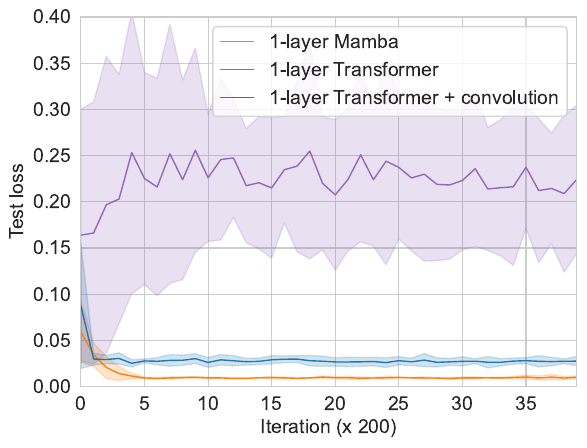

Here is the Python script that generated this plot:
#%%
import wandb
import pandas as pd
import seaborn as sns
from matplotlib import pyplot as plt
import numpy as np

api = wandb.Api()

def moving_average(a, n=3):
	t = np.floor(n/2).astype(int)
	b = np.zeros(a.shape)
	for i in range(b.shape[-1]):
		b[i] = np.mean(a[max(0, i-t):min(i+t+1, a.shape[-1])])
	
	return b

df_t1 = []
loss_t1 = []
for run in api.runs("mamba-markov/markov-LLM-test-seq-new"):
    try:
        df_t1.append(run.history(samples=25000))
    except:
        pass

df_t2 = []
loss_t2 = []
for run in api.runs("mamba-markov/markov-LLM-conv-test-seq"):
    try:
        df_t2.append(run.history(samples=25000))
    except:
        pass

df_m = []
loss_m = []
for run in api.runs("mamba-markov/markov-mamba-test-seq"):
    try:
        df_m.append(run.history(samples=25000))
    except:
        pass

#
for h in df_t1:
    loss = h["val/loss_gap"].values[:]
    loss = loss[~np.isnan(loss)]
    #est = moving_average(est, n=50)
    loss_t1.append(loss)
    
loss_t1 = np.stack(loss_t1)
loss_t1_mean = np.nanmean(loss_t1, axis=0)
loss_t1_std = np.nanstd(loss_t1, axis=0)

for h in df_t2:
    loss = h["val/loss-gap"].values[:]
    loss = loss[~np.isnan(loss)]
    loss = loss[::2]
    #est = moving_average(est, n=50)
    loss_t2.append(loss)
    
loss_t2 = np.stack(loss_t2)
loss_t2_mean = np.nanmean(loss_t2, axis=0)
loss_t2_std = np.nanstd(loss_t2, axis=0)

for h in df_m:
    loss = h["val/loss_gap"].values[:]
    loss = loss[~np.isnan(loss)]
    #est = moving_average(est, n=50)
    loss_m.append(loss)
    
loss_m = np.stack(loss_m)
loss_m_mean = np.nanmean(loss_m, axis=0)
loss_m_std = np.nanstd(loss_m, axis=0)

#
sns.set_style("whitegrid")

fig, ax = plt.subplots()
ax.plot(loss_m_mean, color="tab:orange", label="1-layer Mamba", linewidth=1)
ax.plot(loss_t1_mean, color="tab:purple", label="1-layer Transformer", linewidth=1)
ax.plot(loss_t2_mean, color="tab:blue", label="1-layer Transformer + convolution", linewidth=1)
ax.fill_between(range(len(loss_m_mean)), loss_m_mean-loss_m_std, loss_m_mean+loss_m_std, color="tab:orange", alpha=0.2)
ax.fill_between(range(len(loss_t1_mean)), loss_t1_mean-loss_t1_std, loss_t1_mean+loss_t1_std, color="tab:purple", alpha=0.2)
ax.fill_between(range(len(loss_t2_mean)), loss_t2_mean-loss_t2_std, loss_t2_mean+loss_t2_std, color="tab:blue", alpha=0.2)
ax.set(xlabel="Iteration (x 200)", ylabel="Test loss")
ax.xaxis.label.set_fontsize(14)
ax.yaxis.label.set_fontsize(14)
plt.xlim((0,39))
plt.ylim((0.0,0.4))
plt.xticks(fontsize=14)
plt.yticks(fontsize=14)
ax.legend(prop={'size': 14}, handlelength=1.7)
ax.grid(True, which="both")
fig.savefig("att-conv-loss.pdf", bbox_inches='tight')